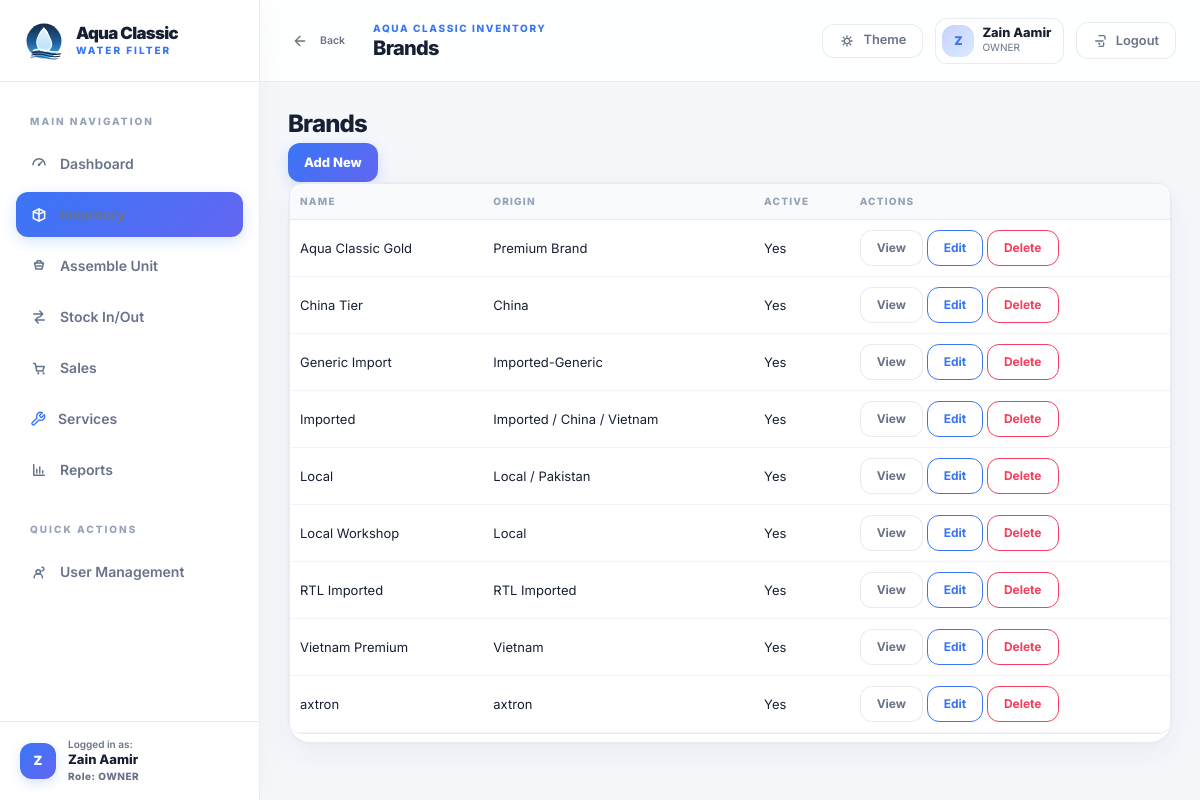
Page /catalog/brands/ (signed in) on the committed database.
### accounts/models.py (models this page shows, shortened)
class User(AbstractUser):
	class Role(models.TextChoices):
		OWNER = "OWNER", "Owner/Admin"
		STAFF = "STAFF", "Staff"
	role = models.CharField(max_length=20, choices=Role.choices, default=Role.OWNER)
	class Meta:
		verbose_name = "user"
		verbose_name_plural = "users"

### catalog/models.py (models this page shows, shortened)
class Brand(models.Model):
	name = models.CharField(max_length=120, unique=True)
	origin_label = models.CharField(max_length=120)
	notes = models.TextField(blank=True)
	is_active = models.BooleanField(default=True)
	created_at = models.DateTimeField(auto_now_add=True)
	class Meta:
		ordering = ["name"]

### catalog/views.py (the view)
# urls.py: path("brands/", BrandListView.as_view(), name="brand-list"),
class BrandListView(BaseListView):
    model = Brand
    page_title = "Brands"
    columns = [
        {"label": "Name", "lookup": "name"},
        {"label": "Origin", "lookup": "origin_label"},
        {"label": "Active", "lookup": "is_active"},
    ]
    create_url = reverse_lazy("catalog:brand-add")
    detail_url_name = "catalog:brand-edit"
    edit_url_name = "catalog:brand-edit"
    delete_url_name = "catalog:brand-delete"

### catalog/views.py (called while the page is built)
    @property
    def _can_manage(self):
        return self.request.user.is_superuser or getattr(self.request.user, "role", None) == "OWNER"

### config/ui.py (called while the page is built)
def resolve_value(instance, lookup: str):
    value = instance
    for part in lookup.split("."):
        value = getattr(value, part)
        if callable(value):
            value = value()
    if isinstance(value, Decimal):
        return f"{value:,.3f}".rstrip("0").rstrip(".")
    if value is True:
        return "Yes"
    if value is False:
        return "No"
    return value

def build_detail_rows(instance, fields):
    return [
        {
            "label": field["label"],
            "value": resolve_value(instance, field["lookup"]),
        }
        for field in fields
    ]

### templates/generic/list.html (shortened to what this page needs)
{% extends "base.html" %}
{% block page_title %}{{ page_title }}{% endblock %}
{% block content %}
<section class="page-panel">
  <div class="section-head">
    <div>
      <h2 class="h4 mb-1">{{ page_title }}</h2>
    </div>
    {% if create_url %}
      <a class="btn btn-primary" href="{{ create_url }}">{{ create_label|default:"Add New" }}</a>
    {% endif %}
  </div>
  <div class="card">
    <div class="table-responsive">
      <table class="table table-hover align-middle">
        <thead><tr>{% for column in columns %}<th>{{ column.label }}</th>{% endfor %}<th>Actions</th></tr></thead>
        <tbody>
          {% for row in rows %}
            <tr>
              {% for value in row.values %}<td>{{ value }}</td>{% endfor %}
              <td class="text-nowrap">
                {% if row.object_url %}<a class="btn btn-sm btn-outline-secondary" href="{{ row.object_url }}">View</a>{% endif %}
                {% if row.edit_url %}<a class="btn btn-sm btn-outline-primary" href="{{ row.edit_url }}">Edit</a>{% endif %}
                {% if row.delete_url %}<a class="btn btn-sm btn-outline-danger" href="{{ row.delete_url }}">Delete</a>{% endif %}
              </td>
            </tr>
          {% empty %}
            <tr><td colspan="{{ columns|length|add:1 }}" class="empty-state">No records found.</td></tr>
          {% endfor %}
        </tbody>
      </table>
    </div>
  </div>
</section>
{% endblock %}

### templates/base.html (shortened to what this page needs)
{% load static %}
<!doctype html>
<html lang="en" data-theme="light">
<head>
  <link href="https://cdn.jsdelivr.net/npm/bootstrap@5.3.3/dist/css/bootstrap.min.css" rel="stylesheet">
  <link rel="stylesheet" href="{% static 'app.css' %}?v=3">
  <link href="https://cdn.jsdelivr.net/npm/tom-select@2.3.1/dist/css/tom-select.bootstrap5.min.css" rel="stylesheet">
</head>
<body class="app-root {% if not user.is_authenticated %}auth-layout{% endif %}">
  {% if user.is_authenticated %}
  <div class="app-shell">
    <aside class="sidebar" data-sidebar>
      <div class="sidebar__brand">
        <a class="brand-lockup" href="{% url 'dashboard:home' %}">
          <img src="{% static 'brand/aqua-classic-badge.svg' %}" alt="Aqua Classic" class="brand-lockup__mark">
          <span class="brand-lockup__copy">
            <strong>Aqua Classic</strong>
            <span>Water Filter</span>
          </span>
        </a>
      </div>
      <nav class="sidebar__nav" aria-label="Primary">
        <div class="sidebar__section-header">Main Navigation</div>
        <a class="sidebar-link {% if request.path == '/' %}is-active{% endif %}" href="{% url 'dashboard:home' %}">
          <svg aria-hidden="true"><use href="#icon-dashboard"></use></svg>
          <span>Dashboard</span>
        </a>
        <a class="sidebar-link {% if '/catalog/' in request.path %}is-active{% endif %}" href="{% url 'catalog:product-list' %}">
          <svg aria-hidden="true"><use href="#icon-catalog"></use></svg>
          <span>Inventory</span>
        </a>
        <a class="sidebar-link {% if '/inventory/assemble/' in request.path %}is-active{% endif %}" href="{% url 'inventory:assemble-unit' %}">
          <svg aria-hidden="true"><use href="#icon-assemble"></use></svg>
          <span>Assemble Unit</span>
        </a>
        <a class="sidebar-link {% if '/inventory/ledger/' in request.path %}is-active{% endif %}" href="{% url 'inventory:stock-ledger' %}">
          <svg aria-hidden="true"><use href="#icon-movement"></use></svg>
          <span>Stock In/Out</span>
        </a>
        <a class="sidebar-link {% if '/sales/' in request.path %}is-active{% endif %}" href="{% url 'sales:sale-list' %}">
          <svg aria-hidden="true"><use href="#icon-sales"></use></svg>
          <span>Sales</span>
        </a>
        <a class="sidebar-link {% if '/services/' in request.path %}is-active{% endif %}" href="{% url 'services:service-list' %}">
          <span>Services</span>
        </a>
        <a class="sidebar-link {% if '/reports/' in request.path %}is-active{% endif %}" href="{% url 'reports:report-home' %}">
          <svg aria-hidden="true"><use href="#icon-reports"></use></svg>
          <span>Reports</span>
        </a>
        {% if user.role == 'OWNER' or user.is_superuser %}
          <div class="sidebar__section-header mt-3">Quick Actions</div>
          <a class="sidebar-link {% if '/accounts/staff/' in request.path %}is-active{% endif %}" href="{% url 'accounts:staff-list' %}">
            <svg aria-hidden="true"><use href="#icon-users"></use></svg>
            <span>User Management</span>
          </a>
        {% endif %}
      </nav>
      <div class="sidebar__footer">
        <a href="{% url 'accounts:profile' %}" class="sidebar-user-card text-decoration-none">
          <div class="sidebar-user-card__avatar">{{ user.username|slice:':1'|upper }}</div>
          <div class="sidebar-user-card__info overflow-hidden">
            <span class="d-block small" style="font-size: 0.625rem; line-height: 1.2; color: var(--text-muted); font-weight: 600;">Logged in as:</span>
            <strong class="d-block text-truncate" style="font-size: 0.8125rem; color: var(--heading-color); font-weight: 800;">{{ user.get_full_name|default:user.username }}</strong>
            <span class="d-block small" style="font-size: 0.625rem; color: var(--accent-primary); font-weight: 800; letter-spacing: 0.05em;">Role: {{ user.role|default:'OWNER' }}</span>
          </div>
        </a>
      </div>
    </aside>
    <div class="app-main">
      <header class="topbar">
        <div class="topbar__left">
          <button class="btn btn-sm btn-ghost px-2 py-1 me-1 text-secondary" type="button" onclick="history.back()" title="Go to previous page">
            <svg style="width:16px;height:16px;vertical-align:-2px;" viewBox="0 0 24 24"><path d="M19 12H5M12 19l-7-7 7-7" fill="none" stroke="currentColor" stroke-width="2" stroke-linecap="round" stroke-linejoin="round"/></svg>
            <span class="small fw-semibold ms-1">Back</span>
          </button>
          <div class="topbar__title-wrap">
            <p class="topbar__eyebrow">Aqua Classic Inventory</p>
            <h1 class="topbar__title">{% block page_title %}Dashboard{% endblock %}</h1>
          </div>
        </div>
        <div class="topbar__actions">
          <button class="toggle-pill" type="button" data-theme-toggle aria-label="Toggle dark mode">
            <svg aria-hidden="true" class="toggle-pill__sun"><use href="#icon-sun"></use></svg>
            <span class="toggle-pill__label">Theme</span>
          </button>
          <a href="{% url 'accounts:profile' %}" class="user-chip text-decoration-none" title="View Owner Profile">
            <span class="user-chip__avatar">{{ user.username|slice:':1'|upper }}</span>
            <span class="user-chip__meta">
              <strong>{{ user.get_full_name|default:user.username }}</strong>
              <span>{{ user.role|default:'OWNER' }}</span>
            </span>
          </a>
          <form method="post" action="{% url 'logout' %}" class="logout-form">
            <button class="btn btn-ghost" type="submit">
              <svg aria-hidden="true"><use href="#icon-logout"></use></svg>
              Logout
            </button>
          </form>
        </div>
      </header>
      <main class="content-stage">
        <div class="content-frame page-enter">
          {% block content %}{% endblock %}
        </div>
      </main>
    </div>
  </div>
  {% endif %}
</body>
</html>

### rows in the picture
User: username "Z", get_full_name "Zain Aamir", role "OWNER"
Brand: values "Aqua Classic Gold" "Premium Brand" "Yes"
Brand: values "China Tier" "China" "Yes"
Brand: values "Generic Import" "Imported-Generic" "Yes"
Brand: values "Imported" "Imported / China / Vietnam" "Yes"
Brand: values "Local" "Local / Pakistan" "Yes"
Brand: values "Local Workshop" "Local" "Yes"
Brand: values "RTL Imported" "RTL Imported" "Yes"
Brand: values "Vietnam Premium" "Vietnam" "Yes"
Brand: values "axtron" "axtron" "Yes"

### other values in the picture
{{ page_title }} "Brands"
{{ create_label|default:"Add New" }} "Add New"
{{ column.label }} "NAME" "ORIGIN" "ACTIVE"
